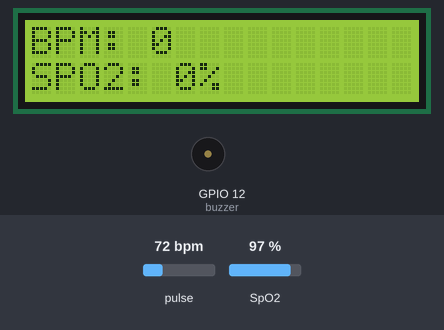
The sketch below on a simulated ESP8266 (NodeMCU). On the bench: 16×2 character LCD, buzzer (waves = sounding, pin HIGH). The test bench sets the inputs (shaded band); at power-on: pulse 72 bpm, SpO2 97 %. WiFi joins after 1.5 s; servers stay silent unless stated; what the sketch prints to the serial monitor is not drawn.

Above: at 3.0 s.
3.1 s: pulse set to 42 bpm
6.1 s: SpO2 set to 80 %
At 8.8 s:
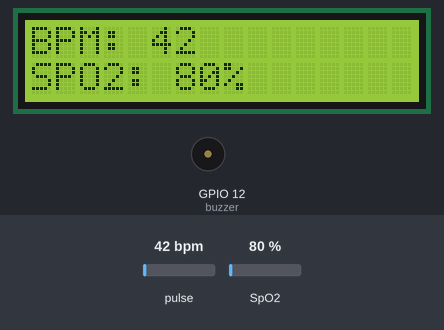
9.1 s: pulse set to 70 bpm
At 11.3 s:
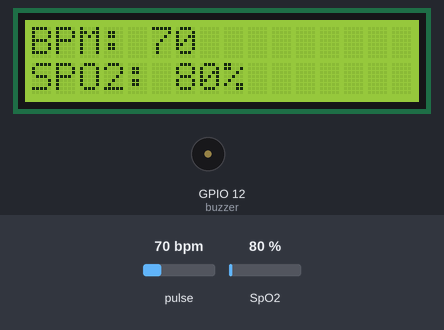
11.6 s: SpO2 set to 85 %
At 27.4 s:
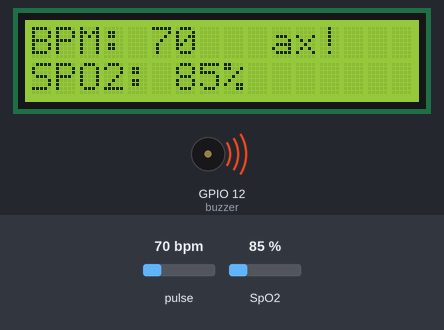
Timing chart, 0 to 27.7 s (numbered marks = the images above; inputs shaded):
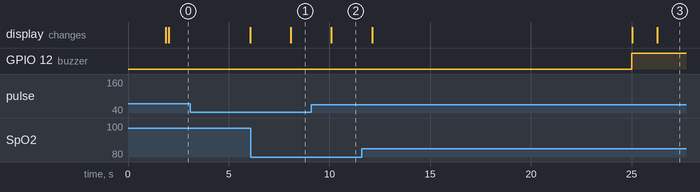

The sketch:

01_i2c_lcd_max30100.ino
```cpp
//Blynk Files
#define BLYNK_TEMPLATE_ID "TMPL_YZkiuXh"
#define BLYNK_DEVICE_NAME "Patients HeartBeat and SPO2"
#define BLYNK_AUTH_TOKEN "Xt9-gNZi9kyzMe-98_VY9Vv73Zy75dGX"

//LCD
#include <Wire.h> //This library help to communicate with I2C device.
#include <LiquidCrystal_I2C.h> //for better communication with display.
LiquidCrystal_I2C lcd(0x27,16,2);//The address is 0x27. . Number of columns is 16 and number of rows is 2.

//Headers
#include <Wire.h>
#include "MAX30100_PulseOximeter.h"
#define BLYNK_PRINT Serial
#include <Blynk.h>
#include <ESP8266WiFi.h>
#include <BlynkSimpleEsp8266.h>
#include "Wire.h"


//Wifi Data
char auth[] = "Xt9-gNZi9kyzMe-98_VY9Vv73Zy75dGX";             // Authentication Token Sent by Blynk
char ssid[] = "IOT CUET";        //WiFi SSID
char pass[] = "C1234567";        //WiFi Password

// Connections : SCL PIN - D1 , SDA PIN - D2 , INT PIN - D0
//Max30100 Variables
PulseOximeter pox;
int BPM, SpO2;
uint32_t tsLastReport = 0;


//Times
#define REPORTING_PERIOD_MS 2000
#define TIME_INTERVAL 2000                      //Time interval among sensor readings [milliseconds]

//Checking Conditions
#define check_status 5000
uint32_t tsLastCheck = 0;
int check_period=5;

//Alert Variables
int count=0;
#define bpm_low 60
#define bpm_high 100
#define spo2_low 92


//Buzzer
const int buzzer =  12;

//Beat Detection
void onBeatDetected()
{
    //Serial.println("Beat Detected!");
}


void setup()
{
    Serial.begin(115200);
    Blynk.begin(auth, ssid, pass);
    pinMode(buzzer, OUTPUT);
     lcd.init();
     lcd.setBacklight((uint8_t)1);

    //Max30100 Initialization
    Serial.print("Initializing Pulse Oximeter..");
    if (!pox.begin())
    {
         Serial.println("FAILED");
         for(;;);
    }
    else
    {
         Serial.println("SUCCESS");
         pox.setOnBeatDetectedCallback(onBeatDetected);
    }


}

void loop()
{
    pox.update();//Max30100 Updates
    Blynk.run();

    bpm_spo2();// Call Max30100 For data

    //Check Status After 5 second
     if (millis() - tsLastCheck > check_status)
    {
    alert();
    tsLastCheck = millis();
    }

}


//BPM and SPO2 Measurement Function
void bpm_spo2()
{
            BPM = pox.getHeartRate();
            SpO2 = pox.getSpO2();
    if (millis() - tsLastReport > REPORTING_PERIOD_MS)
    {
        Serial.print("Heart rate:");
        Serial.print(BPM);
        lcd.setCursor(0,0);
        lcd.print("BPM: ");
        lcd.print(BPM);
        lcd.print("   ");
        Serial.print(" SpO2:");
        Serial.print(SpO2);
        Serial.println(" %");

        lcd.setCursor(0,1);
        lcd.print("SPO2: ");
        lcd.print(SpO2);
        lcd.print("%");

        Blynk.virtualWrite(V5, BPM);
        Blynk.virtualWrite(V6, SpO2);

        tsLastReport = millis();
    }
}


void alert()
{
  String body ="None";//Email Body
  String Message1=String("Alert..Your Patients is in Critical Condition!!! Here is Details: ");
  String Message2=String("\n\n\nNormal Values are: ");
  String Message3=String("\nBPM: ")+bpm_low+" To "+ bpm_high;
  String Message4=String("\nSPO2 Above: ")+spo2_low+"%";
  String Message6=String("\n\nTake Action Please...Check your App for more information.");


if(BPM<bpm_low && BPM!=0||BPM>bpm_high||SpO2<spo2_low && SpO2!=0)
{
      count=count+1;
if(count==check_period){

//Value to Send email
String BPM_Level=String("\nBPM: ")+BPM;
String SPO2_Level=String("\nSPO2: ")+SpO2+"%";

body = Message1 + BPM_Level +SPO2_Level+Message2+Message3+Message4+Message6;

digitalWrite(buzzer, HIGH); //Buzz if Critical condition
    count=0;
}
}
//else { digitalWrite(buzzer, LOW);}


     if(body.equals("None")){Serial.println(body);}

     else
     {
       Serial.println(body);
       Blynk.logEvent("patients_condition",body);
       body ="None";
       lcd.clear();
       lcd.print("Please Relax!");

       Serial.println("----------------------------------");
     }
}
```

Measured:
- after the input at 6.1 s, the display: changes after 2.0 s (image 1)
- after the input at 9.1 s, the display: changes after 1.0 s (image 2)
